Frame 1 (no input): blank canvas, image omitted
Frame 60 (no input): blank canvas, image omitted
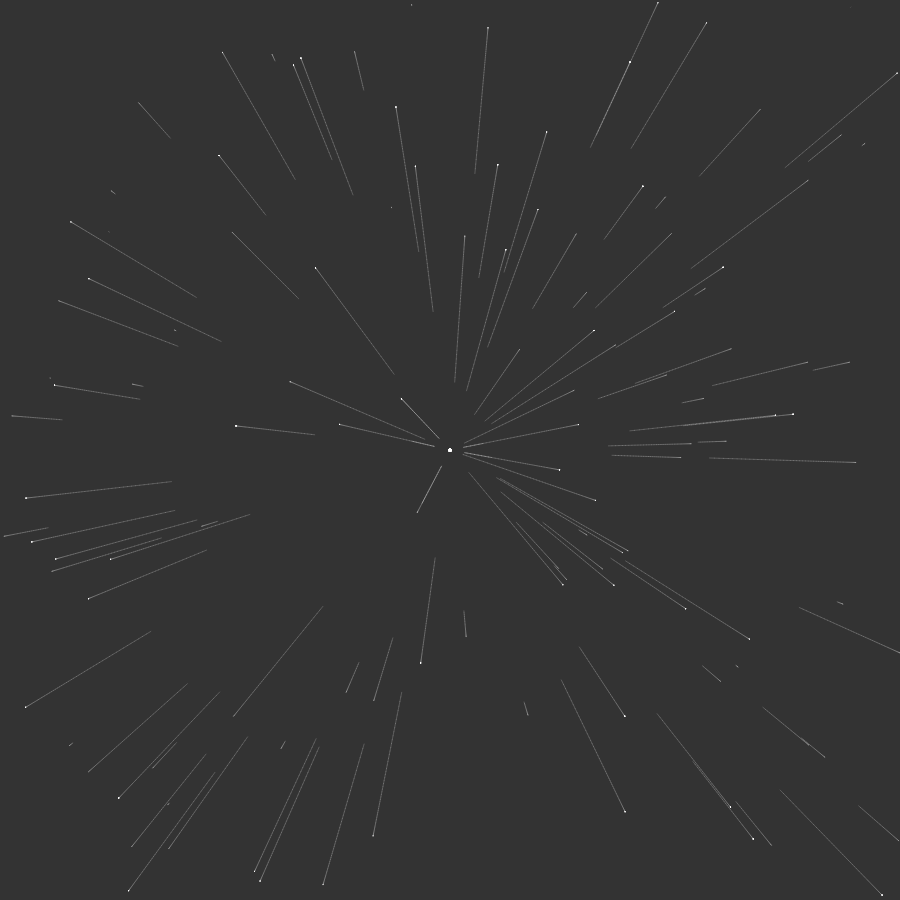
Frame 120 (the mouse pressed at the canvas centre since frame 60)

The p5.js sketch whose frames 1 and 60 were blank and that drew this single picture after the mouse press (run headless with seeded random() and noise() and a simulated clock; from frame 60 on, the mouse is pressed at the canvas centre):

// p5.js sketch
// ── sketch.js
var attractors = [];
var particles = [];

function setup() {
  createCanvas(900, 900);
  
//  for (var i = 0; i < 50; i++) {
//    particles.push(new Particle(200, 200));
 // }

 // for (var i = 0; i < 10; i++) {
   // attractors.push(createVector(random(width), random(height)));
 // }

  background(51);

}

function mousePressed(){
  attractors.push(createVector(mouseX, mouseY));
}

function draw() {

  stroke(255);
  strokeWeight(3);
    particles.push(new Particle(random(width), random(height)));
    if (particles.length > 100){
      particles.splice(0,1);
    }
    
  for (var i = 0; i < attractors.length; i++) {
    point(attractors[i].x, attractors[i].y);
  }
  
  for (var i = 0; i < particles.length; i++) {
    var particle = particles[i];
    for (var j = 0; j < attractors.length; j++) {
      particle.attracted(attractors[j]);
    }
    particle.update();
    particle.show();
  }

}
// ── particle.js
function Particle(x,y)
{
  this.pos = createVector(x, y);
  this.prev = createVector(x, y);
  this.vel = createVector(); // //p5.Vector.random2D();
 // this.vel.setMag(random(2, 5));
   this.acc = createVector();
   
   this.update = function(){
     this.vel.add(this.acc);
     this.vel.limit(5);
     this.pos.add(this.vel);
     this.acc.mult(0);
   }
   
  this.show = function(){
  stroke(255,50);
  strokeWeight(1);
  line(this.pos.x, this.pos.y, this.prev.x, this.prev.y);
  
  this.prev.x = this.pos.x;
   this.prev.y = this.pos.y;
  }
  
  this.attracted = function(target){
    // var dir = target - this.pos
    var force = p5.Vector.sub(target, this.pos);
    var d = force.mag();
    d = constrain(d, 1, 25)
    var G = 50;
    var magnitude = G/(d*d);
    force.setMag(magnitude);
    if (d < 20){
      force.mult(-10);
    }
    this.acc.add(force);
  }
}
